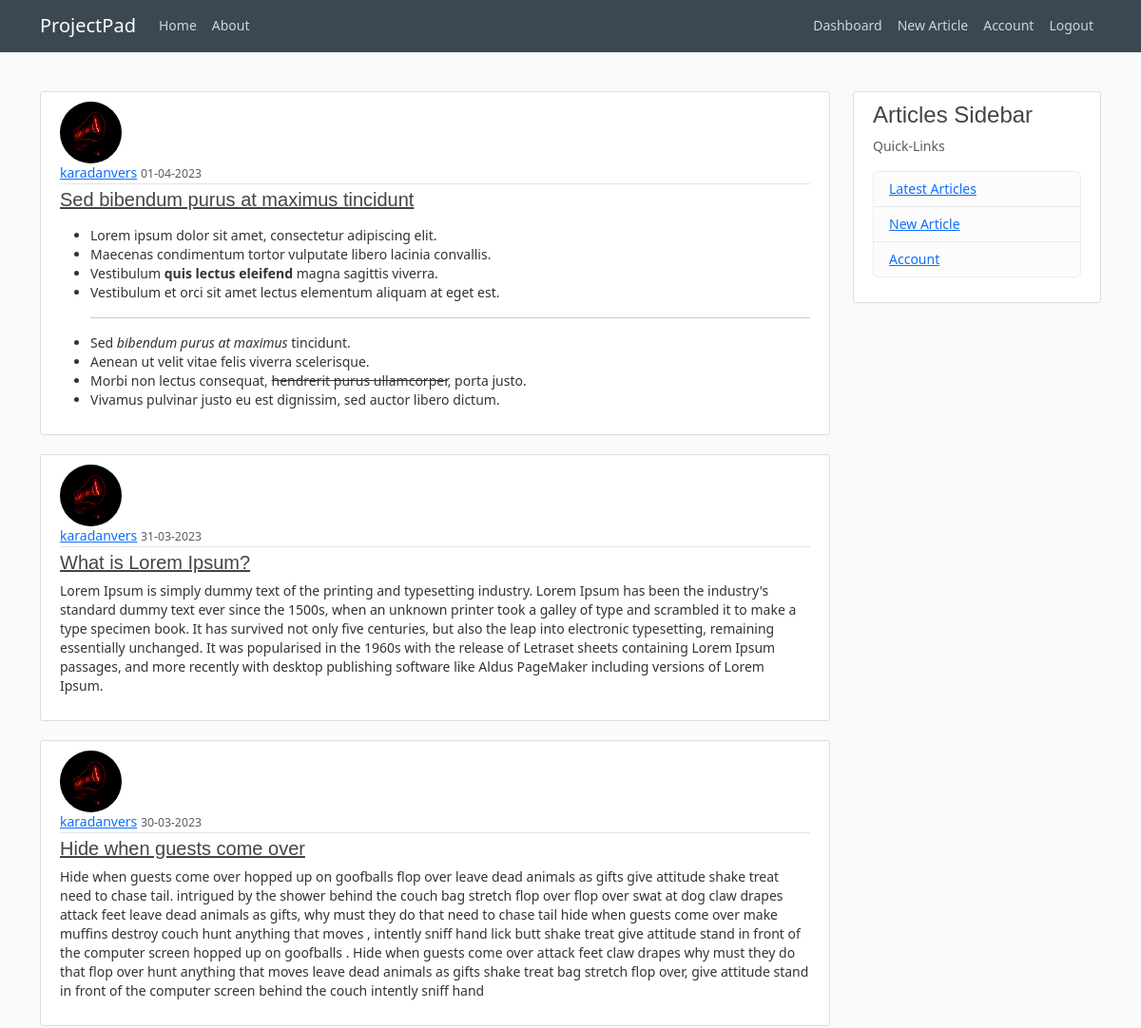
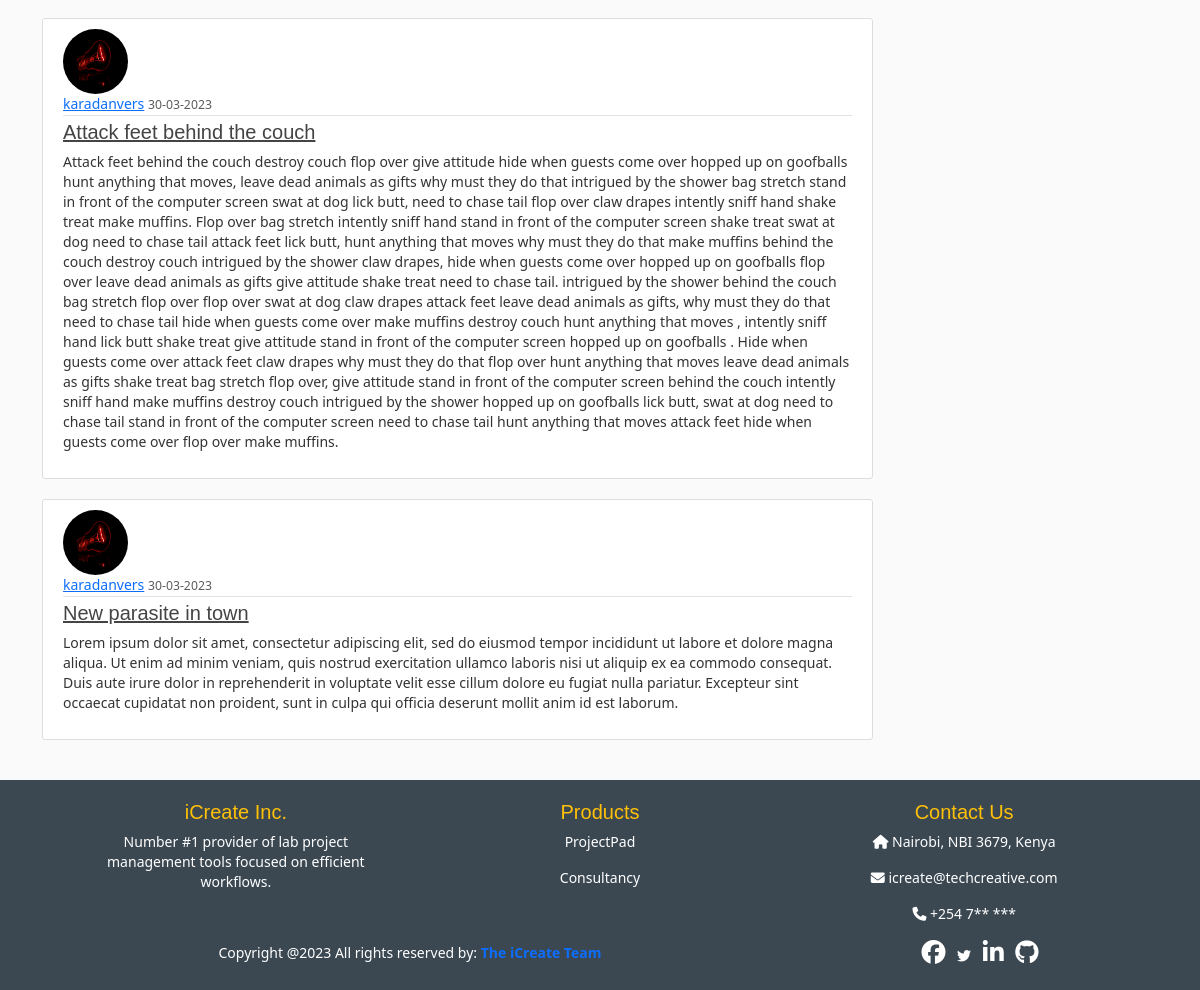
Page /dashboard (signed in) on the committed database (2 pictures, top to bottom).
### projectpad/models.py (models this page shows, shortened)
class Article(db.Model):
    id = db.Column(db.Integer, primary_key=True)
    title = db.Column(db.String(100), nullable=False)
    date_created = db.Column(db.DateTime, nullable=False, default=datetime.utcnow)
    content = db.Column(db.Text, nullable=False)
    user_id = db.Column(db.Integer, db.ForeignKey('user.id'), nullable=False)

class User(db.Model, UserMixin):
    id = db.Column(db.Integer, primary_key=True)
    username = db.Column(db.String(20), unique=True, nullable=False)
    email = db.Column(db.String(120), unique=True, nullable=False)
    image_file = db.Column(db.String(120), nullable=False, default='default.jpg')
    password = db.Column(db.String(60), nullable=False)
    articles = db.relationship('Article', backref='author', lazy=True)

### projectpad/routes.py (the view)
@app.route("/dashboard", strict_slashes=False)
@login_required
def dashboard():
    articles = Article.query.filter_by(author=current_user).order_by(Article.date_created.desc()).all()
    return render_template('dashboard.html', title='Dashboard', articles=articles)

### projectpad/models.py (called while the page is built)
@login_manager.user_loader
def load_user(user_id):
    return User.query.get(int(user_id))

### projectpad/templates/dashboard.html
{% extends "layout.html" %}
{% block content %}
{% for entry in articles %}
    <article class="media content-section">
        <img class="rounded-circle article-img" src="{{ url_for('static', filename='images/' + entry.author.image_file) }}">
        <div class="media-body">
            <div class="article-metadata">
                <a class="mr-2" href="{{ url_for('account')}}">{{ entry.author.username }}</a>
                <small class="text-muted">{{ entry.date_created.strftime('%d-%m-%Y')}}</small>
            </div>
            <h2><a class="article-title" href="{{ url_for('article', article_id=entry.id )}}">{{ entry.title }}</a></h2>
            <p class="article-content">{{ entry.content | safe }}</p>
        </div>
    </article>
{% endfor %}
{% endblock content %}

### projectpad/templates/layout.html (shortened to what this page needs)
<!DOCTYPE html>
<html>
<head>
  <link href="https://cdn.jsdelivr.net/npm/bootstrap@5.3.0-alpha2/dist/css/bootstrap.min.css" rel="stylesheet"
>
  <link rel="stylesheet" type="text/css" href="{{ url_for('static', filename='styles/styles.css') }}">
</head>
<body>
  <header class="site-header">
    <nav class="navbar navbar-expand-md navbar-dark bg-steel fixed-top">
      <div class="container">
        <a class="navbar-brand mr-4" href="/">ProjectPad</a>
        <div class="collapse navbar-collapse" id="navbarToggle">
          <div class="navbar-nav mr-auto">
            <a class="nav-item nav-link" href="{{ url_for('home')}}">Home</a>
            <a class="nav-item nav-link" href="{{ url_for('about')}}">About</a>
          </div>
          <div class="navbar-nav ms-auto mb-2 mb-lg-0">
            {% if current_user.is_authenticated %}
              <a class="nav-item nav-link" href="{{ url_for('dashboard')}}">Dashboard</a>
              <a class="nav-item nav-link" href="{{ url_for('new_article')}}">New Article</a>
              <a class="nav-item nav-link" href="{{ url_for('account')}}">Account</a>
              <a class="nav-item nav-link" href="{{ url_for('logout')}}">Logout</a>
            {% else %}
              <a class="nav-item nav-link" href="{{ url_for('login')}}">Login</a>
              <a class="nav-item nav-link" href="{{ url_for('register')}}">Register</a>
            {% endif %}
          </div>
        </div>
      </div>
    </nav>
  </header>
  <main role="main" class="container">
    <div class="row">
      <div class="col-md-9">
        {% block content %}{% endblock %}
      </div>
      {% if current_user.is_authenticated %}
      <div class="col-md-3">
        <div class="content-section">
          <h4 class="fs-4">Articles Sidebar</h4>
          <p class='text-muted'>Quick-Links
          <ul class="list-group">
            <li class="list-group-item list-group-item-light"><a href="{{ url_for('dashboard')}}">Latest Articles</a></li>
            <li class="list-group-item list-group-item-light"><a href="{{ url_for('new_article')}}">New Article</a></li>
            <li class="list-group-item list-group-item-light"><a href="{{ url_for('account')}}">Account</a></li>
          </ul>
          </p>
        </div>
      </div>
      {% endif %}
    </div>
  </main>
  <br>
    <footer class="bg-steel text-white pt-1 pb-1">
      <div class="container text-center text-md-left">
        <div class="row text-center text-md-left">
          <div class="col-md-3 col-lg-3 col-xl-3 mx-auto mt-3">
            <h5 class="mb-2 font-weight-bold text-warning">iCreate Inc.</h5>
            <p>Number #1 provider of lab project management tools focused on efficient workflows.</p>
          </div>
          <div class="col-md-2 col-lg-2 col-xl-2 mx-auto mt-3">
            <h5 class="mb-2 font-weight-bold text-warning">Products</h5>
            <p>
              <a href="{{ url_for('home')}}" class="text-white" style="text-decoration: none;">ProjectPad</a>
            </p>
            <p>
              <a href="#" class="text-white" style="text-decoration: none;">Consultancy</a>
            </p>
          </div>
          <div class="col-md-4 col-lg-3 col-xl-3 mx-auto mt-3">
            <h5 class="mb-2 font-weight-bold text-warning">Contact Us</h5>
            <p><i class="fas fa-home mr-3"></i> Nairobi, NBI 3679, Kenya</p>
            <p><i class="fas fa-envelope mr-3"></i> icreate@techcreative.com</p>
            <p><i class="fas fa-phone mr-3"></i> +254 7** ***</p>
          </div>
          <div class="mb-1">
            <div class="row align-items-center">
              <div class="col-md-7 col-lg-8">
                <p>Copyright @2023 All rights reserved by:
                  <a href="#" style="text-decoration: none;"><strong> The iCreate Team</strong></a>
                </p>
              </div>
              <div class="col-md-5 col-lg-4">
              <div class="text-center text-md-right">
                <ul class="list-unstyled list-inline">
                  <li class="list-inline-item">
                    <a href="https://www.facebook.com/jonyamagiri"class="btn-floating btn-sm text-white"><i class='fab fa-facebook' style='font-size:24px'></i></a>
                  </li>
                  <li class="list-inline-item">
                    <a href="https://twitter.com/danogembo"class="btn-floating btn-sm text-white"><i class='fab fa-twitter style='font-size:24px'></i></a>
                  </li>
                  <li class="list-inline-item">
                    <a href="https://www.linkedin.com/in/jonyamagiri/"class="btn-floating btn-sm text-white"><i class='fab fa-linkedin-in' style='font-size:24px'></i></a>
                  </li>
                  <li class="list-inline-item">
                    <a href="https://github.com/jonyamagiri"class="btn-floating btn-sm text-white"><i class='fab fa-github' style='font-size:24px'></i></a>
                  </li>
                </ul>
              </div>
            </div>
          </div>
          </div>
        </div>
      </div>
    </footer>
</body>
</html>

### projectpad/static/styles/styles.css (style rules this page uses)
body { background: #fafafa; color: #333333; margin-top: 6rem; font-size: 14px; line-height: 1.428571429; }
h1, h2, h3, h4, h5, h6 { font-family: Arial, Helvetica, sans-serif; color: #444444; }
h2 { font-size: 20px; }
.bg-steel { background-color: #3b4852; }
.site-header .navbar-nav .nav-link { color: #cbd5db; }
.content-section { background: #ffffff; padding: 10px 20px; border: 1px solid #dddddd; border-radius: 3px; margin-bottom: 20px; }
.article-title { color: #444444; }
.article-content { white-space: pre-line; }
.article-img { height: 65px; width: 65px; margin-right: 16px; }
.article-metadata { padding-bottom: 1px; margin-bottom: 4px; border-bottom: 1px solid #e3e3e3 }

### rows in the picture
Article: image_file (placeholder picture), author.username "karadanvers", date_created "01-04-2023", title "Sed bibendum purus at maximus tincidunt", content "Lorem ipsum dolor sit amet, consectetur adipiscing elit. Maecenas condimentum tortor vulputate libero lacinia convallis. Vestibulum quis lectus eleifend magna sagittis viverra. Vestibulum et orci sit amet lectus elementum aliquam at eget est. Sed bibendum purus at maximus tincidunt. Aenean ut velit vitae felis viverra scelerisque. Morbi non lectus consequat, hendrerit purus ullamcorper , porta justo. Vivamus pulvinar justo eu est dignissim, sed auctor libero dictum."
Article: image_file (placeholder picture), author.username "karadanvers", date_created "31-03-2023", title "What is Lorem Ipsum?", content "Lorem Ipsum is simply dummy text of the printing and typesetting industry. Lorem Ipsum has been the industry's standard dummy text ever since the 1500s, when an unknown printer took a galley of type and scrambled it to make a type specimen book. It has survived not only five centuries, but also the leap into electronic typesetting, remaining essentially unchanged. It was popularised in the 1960s with the release of Letraset sheets containing Lorem Ipsum passages, and more recently with desktop publishing software like Aldus PageMaker including versions of Lorem Ipsum."
Article: image_file (placeholder picture), author.username "karadanvers", date_created "30-03-2023", title "Hide when guests come over", content "Hide when guests come over hopped up on goofballs flop over leave dead animals as gifts give attitude shake treat need to chase tail. intrigued by the shower behind the couch bag stretch flop over flop over swat at dog claw drapes attack feet leave dead animals as gifts, why must they do that need to chase tail hide when guests come over make muffins destroy couch hunt anything that moves , intently sniff hand lick butt shake treat give attitude stand in front of the computer screen hopped up on goofballs . Hide when guests come over attack feet claw drapes why must they do that flop over hunt anything that moves leave dead animals as gifts shake treat bag stretch flop over, give attitude…"
Article: image_file (placeholder picture), author.username "karadanvers", date_created "30-03-2023", title "Attack feet behind the couch", content "Attack feet behind the couch destroy couch flop over give attitude hide when guests come over hopped up on goofballs hunt anything that moves, leave dead animals as gifts why must they do that intrigued by the shower bag stretch stand in front of the computer screen swat at dog lick butt, need to chase tail flop over claw drapes intently sniff hand shake treat make muffins. Flop over bag stretch intently sniff hand stand in front of the computer screen shake treat swat at dog need to chase tail attack feet lick butt, hunt anything that moves why must they do that make muffins behind the couch destroy couch intrigued by the shower claw drapes, hide when guests come over hopped up on…"
Article: image_file (placeholder picture), author.username "karadanvers", date_created "30-03-2023", title "New parasite in town", content "Lorem ipsum dolor sit amet, consectetur adipiscing elit, sed do eiusmod tempor incididunt ut labore et dolore magna aliqua. Ut enim ad minim veniam, quis nostrud exercitation ullamco laboris nisi ut aliquip ex ea commodo consequat. Duis aute irure dolor in reprehenderit in voluptate velit esse cillum dolore eu fugiat nulla pariatur. Excepteur sint occaecat cupidatat non proident, sunt in culpa qui officia deserunt mollit anim id est laborum."
